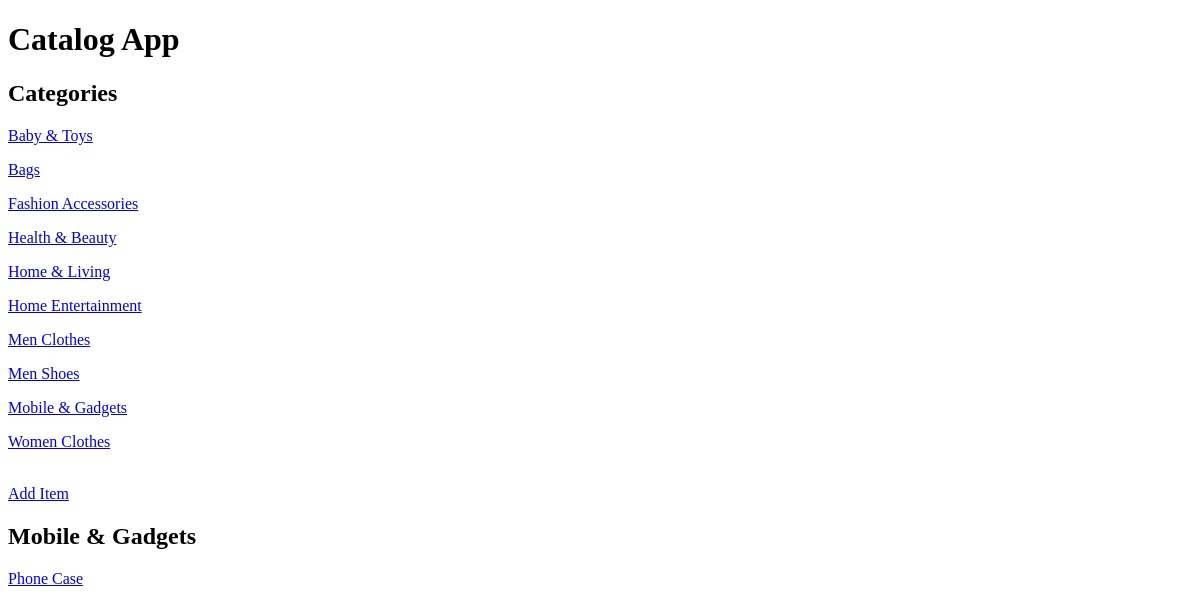
The app's page /category/9/items/, older data.
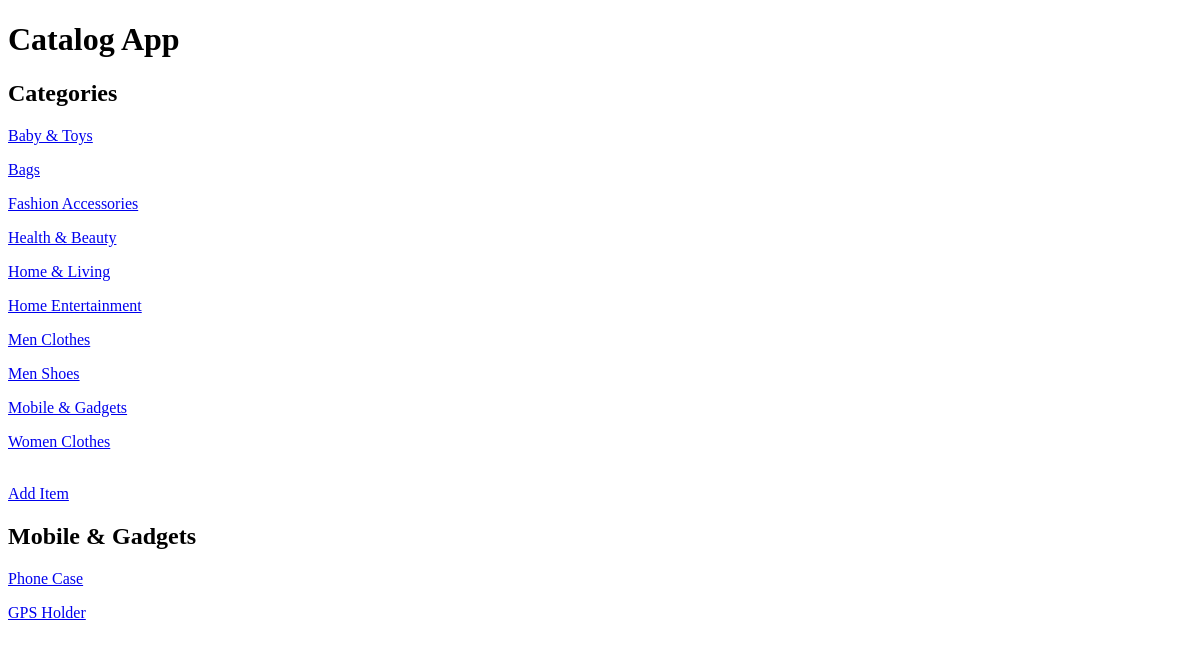
The same page, newer data.
### database_setup.py (models this page shows)
class Category(Base):
	__tablename__ = 'categories'
	id = Column(Integer, primary_key=True)
	name = Column(String(100))

class Item(Base):
	__tablename__ = 'items'
	id = Column(Integer, primary_key=True)
	category_id = Column(Integer,ForeignKey('categories.id'))
	name = Column(String(100))
	description = Column(String(1000))
	ctime = Column(DATETIME, nullable=False)
	mtime = Column(DATETIME, nullable=False)
	category = relationship(Category)

### application.py (the view)
@app.route('/category/<int:category_id>/')
@app.route('/category/<int:category_id>/items/')
def showCategoryItems(category_id):
	session = DBSession()
	categories = session.query(Category).all()
	category = session.query(Category).filter_by(id=category_id).one()
	items = session.query(Item).filter_by(category_id=category_id).all()
	session.close()
	return render_template("showcategoryitems.html", categories=categories, category=category, items=items)

### templates/showcategoryitems.html (shortened to what this page needs)
<!DOCTYPE html>
<html>
	<head>
	</head>
	<body>
		<h1>Catalog App</h1>
		<h2>Categories</h2>
		{% for c in categories %}
		<div>
			<p><a href="{{url_for('showCategoryItems',category_id=c.id)}}">{{c.name}}</a></p>
		</div>
		{% endfor %}
		<a href="{{url_for('newItem',category_id=category.id)}}">Add Item</a>
		<h2>{{category.name}}</h2>
		{% for i in items %}
		<div>
			<p><a href="{{url_for('showItemDetails',category_id=i.category_id,item_id=i.id)}}">{{i.name}}</a></p>
		</div>
		{% endfor %}
	</body>
</html>

Row changes from the older to the newer data that the page shows:
added Item: name "GPS Holder"
